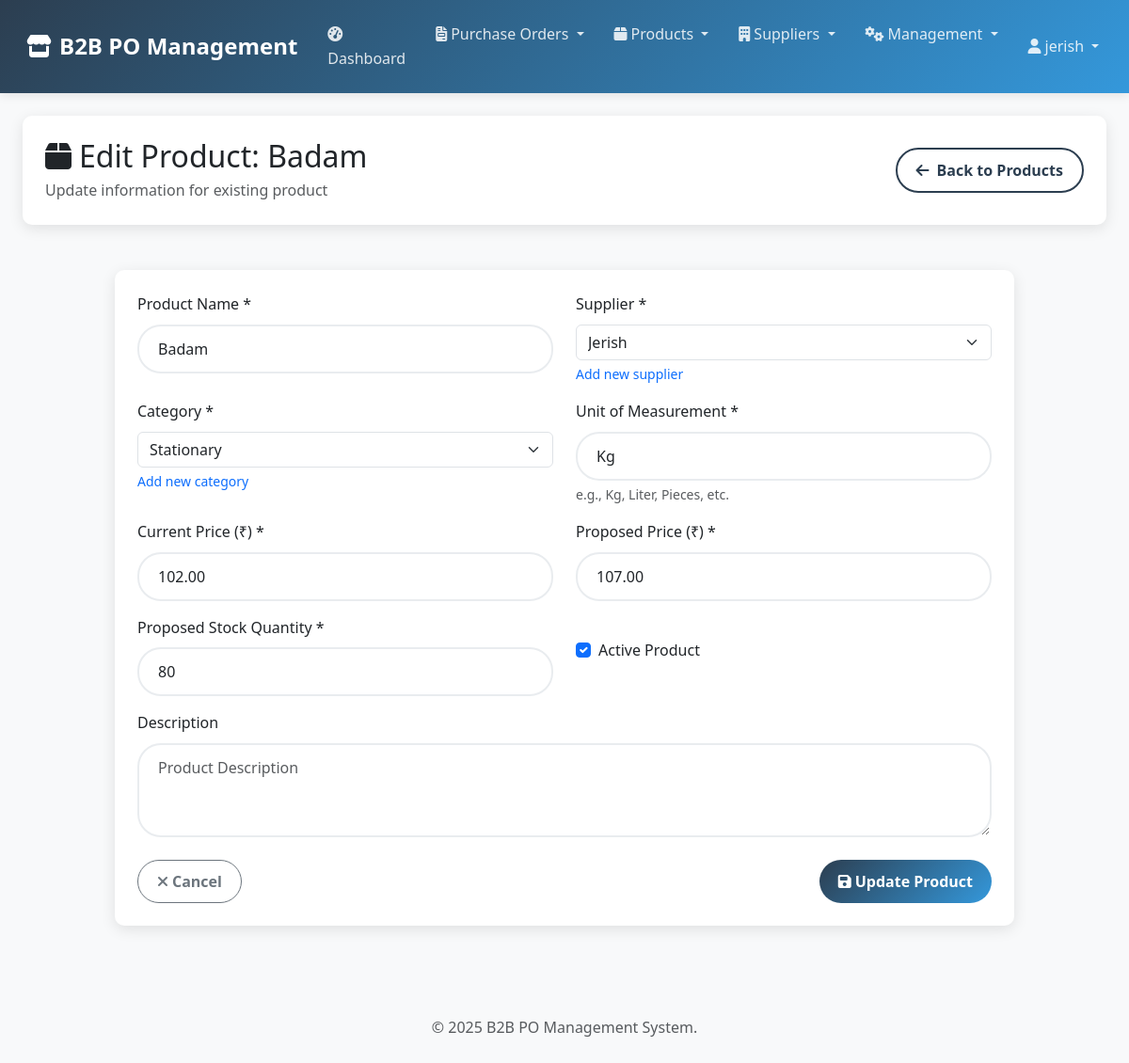
Page /products/2/edit/ (signed in) on the committed database.
### po_system/models.py (models this page shows, shortened)
class Product(models.Model):
    name = models.CharField(max_length=200)
    supplier = models.ForeignKey(Supplier, on_delete=models.CASCADE, related_name='products')
    category = models.ForeignKey(Category, on_delete=models.CASCADE)
    unit = models.CharField(max_length=20, default='Kg')
    current_price = models.DecimalField(max_digits=10, decimal_places=2, validators=[MinValueValidator(Decimal('0.01'))])
    proposed_price = models.DecimalField(max_digits=10, decimal_places=2, validators=[MinValueValidator(Decimal('0.01'))])
    proposed_stock = models.IntegerField(validators=[MinValueValidator(0)])
    description = models.TextField(blank=True)
    created_at = models.DateTimeField(default=timezone.now)  # Changed from auto_now_add
    updated_at = models.DateTimeField(auto_now=True)
    is_active = models.BooleanField(default=True)
    class Meta:
        unique_together = ['name', 'supplier']

### po_system/views.py (the view)
# urls.py: path('products/<int:product_id>/edit/', views.product_edit, name='product_edit'),
@login_required
def product_edit(request, product_id):
    product = get_object_or_404(Product, id=product_id)
    if request.method == 'POST':
        form = ProductForm(request.POST, instance=product)
        if form.is_valid():
            product = form.save()
            messages.success(request, f'Product "{product.name}" updated successfully!')
            return redirect('po_system:product_list')
    else:
        form = ProductForm(instance=product)
    return render(request, 'po_system/product_form.html', {
        'form': form,
        'product': product,
        'title': f'Edit Product: {product.name}',
        'submit_text': 'Update Product'
    })

### po_system/forms.py
class ProductForm(forms.ModelForm):
    class Meta:
        model = Product
        fields = ['name', 'supplier', 'category', 'current_price', 'proposed_price', 'proposed_stock', 'unit', 'description', 'is_active']
        widgets = {
            'name': forms.TextInput(attrs={'class': 'form-control', 'placeholder': 'Product Name'}),
            'supplier': forms.Select(attrs={'class': 'form-select'}),
            'category': forms.Select(attrs={'class': 'form-select'}),
            'current_price': forms.NumberInput(attrs={'class': 'form-control', 'step': '0.01', 'min': '0.01'}),
            'proposed_price': forms.NumberInput(attrs={'class': 'form-control', 'step': '0.01', 'min': '0.01'}),
            'proposed_stock': forms.NumberInput(attrs={'class': 'form-control', 'min': '0'}),
            'unit': forms.TextInput(attrs={'class': 'form-control', 'placeholder': 'Unit (e.g., Kg, Pcs)'}),
            'description': forms.Textarea(attrs={'class': 'form-control', 'rows': 3, 'placeholder': 'Product Description'}),
            'is_active': forms.CheckboxInput(attrs={'class': 'form-check-input'}),
        }

### po_system/models.py (called while the page is built)
    def __str__(self):
        return self.name

    def __str__(self):
        return self.name

### templates/po_system/product_form.html (shortened to what this page needs)
{% extends 'po_system/base.html' %}
{% block content %}
<div class="container-fluid">
    <div class="row mb-4">
        <div class="col-12">
            <div class="card">
                <div class="card-body">
                    <div class="d-flex justify-content-between align-items-center">
                        <div>
                            <h2 class="mb-1">
                                <i class="fas fa-box me-2"></i>{{ title }}
                            </h2>
                            <p class="text-muted mb-0">
                                {% if product %}
                                    Update information for existing product
                                {% else %}
                                    Add a new product to the system
                                {% endif %}
                            </p>
                        </div>
                        <a href="{% url 'po_system:product_list' %}" class="btn btn-outline-primary">
                            <i class="fas fa-arrow-left me-2"></i>Back to Products
                        </a>
                    </div>
                </div>
            </div>
        </div>
    </div>
    <div class="row justify-content-center">
        <div class="col-md-10">
            <div class="card">
                <div class="card-body">
                    <form method="post" novalidate>
                        <div class="row">
                            <div class="col-md-6 mb-3">
                                <label for="{{ form.name.id_for_label }}" class="form-label">Product Name *</label>
                                {{ form.name }}
                            </div>
                            <div class="col-md-6 mb-3">
                                <label for="{{ form.supplier.id_for_label }}" class="form-label">Supplier *</label>
                                {{ form.supplier }}
                                <div class="form-text">
                                    <a href="{% url 'po_system:supplier_create' %}" target="_blank">Add new supplier</a>
                                </div>
                            </div>
                        </div>
                        <div class="row">
                            <div class="col-md-6 mb-3">
                                <label for="{{ form.category.id_for_label }}" class="form-label">Category *</label>
                                {{ form.category }}
                                <div class="form-text">
                                    <a href="{% url 'po_system:category_create' %}" target="_blank">Add new category</a>
                                </div>
                            </div>
                            <div class="col-md-6 mb-3">
                                <label for="{{ form.unit.id_for_label }}" class="form-label">Unit of Measurement *</label>
                                {{ form.unit }}
                                <div class="form-text">e.g., Kg, Liter, Pieces, etc.</div>
                            </div>
                        </div>
                        <div class="row">
                            <div class="col-md-6 mb-3">
                                <label for="{{ form.current_price.id_for_label }}" class="form-label">Current Price (₹) *</label>
                                {{ form.current_price }}
                            </div>
                            <div class="col-md-6 mb-3">
                                <label for="{{ form.proposed_price.id_for_label }}" class="form-label">Proposed Price (₹) *</label>
                                {{ form.proposed_price }}
                            </div>
                        </div>
                        <div class="row">
                            <div class="col-md-6 mb-3">
                                <label for="{{ form.proposed_stock.id_for_label }}" class="form-label">Proposed Stock Quantity *</label>
                                {{ form.proposed_stock }}
                            </div>
                            <div class="col-md-6 mb-3">
                                <div class="form-check mt-4">
                                    {{ form.is_active }}
                                    <label class="form-check-label" for="{{ form.is_active.id_for_label }}">
                                        Active Product
                                    </label>
                                </div>
                            </div>
                        </div>
                        <div class="mb-4">
                            <label for="{{ form.description.id_for_label }}" class="form-label">Description</label>
                            {{ form.description }}
                        </div>
                        <div class="d-flex justify-content-between">
                            <a href="{% url 'po_system:product_list' %}" class="btn btn-outline-secondary">
                                <i class="fas fa-times me-1"></i>Cancel
                            </a>
                            <button type="submit" class="btn btn-primary">
                                <i class="fas fa-save me-1"></i>{{ submit_text }}
                            </button>
                        </div>
                    </form>
                </div>
            </div>
        </div>
    </div>
</div>
{% endblock %}

### templates/po_system/base.html (shortened to what this page needs)
{% load static %}
<!DOCTYPE html>
<html lang="en">
<head>
    <link href="https://cdnjs.cloudflare.com/ajax/libs/bootstrap/5.3.0/css/bootstrap.min.css" rel="stylesheet">
    <link href="https://cdnjs.cloudflare.com/ajax/libs/font-awesome/6.4.0/css/all.min.css" rel="stylesheet">
    <link href="{% static 'css/main.css' %}" rel="stylesheet">
</head>
<body>
    <nav class="navbar navbar-expand-lg navbar-dark">
        <div class="container-fluid">
            <a class="navbar-brand" href="{% url 'po_system:dashboard' %}">
                <i class="fas fa-store me-2"></i>B2B PO Management
            </a>
            <div class="collapse navbar-collapse" id="navbarNav">
                <ul class="navbar-nav me-auto">
                    <li class="nav-item">
                        <a class="nav-link" href="{% url 'po_system:dashboard' %}">
                            <i class="fas fa-tachometer-alt me-1"></i>Dashboard
                        </a>
                    </li>
                    <li class="nav-item dropdown">
                        <a class="nav-link dropdown-toggle" href="#" role="button" data-bs-toggle="dropdown">
                            <i class="fas fa-file-invoice me-1"></i>Purchase Orders
                        </a>
                    </li>
                    <li class="nav-item dropdown">
                        <a class="nav-link dropdown-toggle" href="#" role="button" data-bs-toggle="dropdown">
                            <i class="fas fa-box me-1"></i>Products
                        </a>
                    </li>
                    <li class="nav-item dropdown">
                        <a class="nav-link dropdown-toggle" href="#" role="button" data-bs-toggle="dropdown">
                            <i class="fas fa-building me-1"></i>Suppliers
                        </a>
                    </li>
                    <li class="nav-item dropdown">
                        <a class="nav-link dropdown-toggle" href="#" role="button" data-bs-toggle="dropdown">
                            <i class="fas fa-cogs me-1"></i>Management
                        </a>
                    </li>
                </ul>
                <ul class="navbar-nav">
                    <li class="nav-item dropdown">
                        <a class="nav-link dropdown-toggle" href="#" role="button" data-bs-toggle="dropdown">
                            <i class="fas fa-user me-1"></i>{{ user.username }}
                        </a>
                    </li>
                </ul>
            </div>
        </div>
    </nav>
    <div class="container-fluid mt-4">
        {% block content %}
        {% endblock %}
    </div>
    <footer class="mt-5 py-4 bg-light text-center text-muted">
        <div class="container">
            <p class="mb-0">
                &copy; {% now "Y" %} B2B PO Management System.
            </p>
        </div>
    </footer>
</body>
</html>

### static/css/main.css (style rules this page uses)
:root { --primary-color: #2c3e50; --secondary-color: #3498db; --success-color: #27ae60; --warning-color: #f39c12; --danger-color: #e74c3c; --info-color: #1abc9c; --light-color: #f8f9fa; --dark-color: #343a40; --gray-100: #f8f9fa; --gray-200: #e9ecef; --gray-300: #dee2e6; --gray-400: #ced4da; --gray-500: #adb5bd; --gray-600: #6c757d; --gray-700: #495057; --gray-800: #343a40; --gray-900: #212529; --primary-gradient: linear-gradient(135deg, var(--primary-color), var(--secondary-color)); --success-gradient: linear-gradient(135deg, var(--success-color), #219a52); --warning-gradient: linear-gradient(135deg, var(--warning-color), #d35400); --danger-gradient: linear-gradient(135deg, var(--danger-color), #c0392b); --purple-gradient: linear-gradient(135deg, #9b59b6, #8e44ad); --card-shadow: 0 4px 15px rgba(0, 0, 0, 0.1); --hover-shadow: 0 8px 25px rgba(0, 0, 0, 0.15); --button-shadow: 0 5px 15px rgba(52, 152, 219, 0.4); --border-radius-sm: 5px; --border-radius: 10px; --border-radius-lg: 15px; --border-radius-xl: 25px; --transition-speed: 0.3s; }
body { font-family: 'Segoe UI', Tahoma, Geneva, Verdana, sans-serif; background-color: var(--light-color); color: var(--gray-800); line-height: 1.6; }
a { text-decoration: none; transition: all var(--transition-speed) ease; }
.navbar { background: var(--primary-gradient); box-shadow: 0 2px 10px rgba(0, 0, 0, 0.1); padding: 0.75rem 1rem; }
.navbar-brand { font-weight: 700; font-size: 1.5rem; color: white; }
.navbar-dark .navbar-nav .nav-link { color: rgba(255, 255, 255, 0.85); font-weight: 500; padding: 0.75rem 1rem; border-radius: var(--border-radius); transition: all var(--transition-speed) ease; }
.card { border: none; border-radius: var(--border-radius); box-shadow: var(--card-shadow); transition: transform var(--transition-speed) ease; margin-bottom: 1.5rem; }
.card-body { padding: 1.5rem; }
.form-control { border: 2px solid var(--gray-200); border-radius: var(--border-radius-xl); padding: 0.75rem 1.25rem; font-size: 1rem; transition: all var(--transition-speed) ease; }
.btn { border-radius: var(--border-radius-xl); padding: 0.625rem 1.25rem; font-weight: 600; transition: all var(--transition-speed) ease; }
.btn-primary { background: var(--primary-gradient); border: none; }
.btn-outline-primary { color: var(--primary-color); border: 2px solid var(--primary-color); }

### rows in the picture
Product: name "Badam", supplier "Jerish", category "Stationary", unit "Kg", current_price "102.00", proposed_price "107.00", proposed_stock "80", is_active "☑"

### other values in the picture
{{ user.username }} "jerish"
{{ title }} "Edit Product: Badam"
{{ submit_text }} "Update Product"
